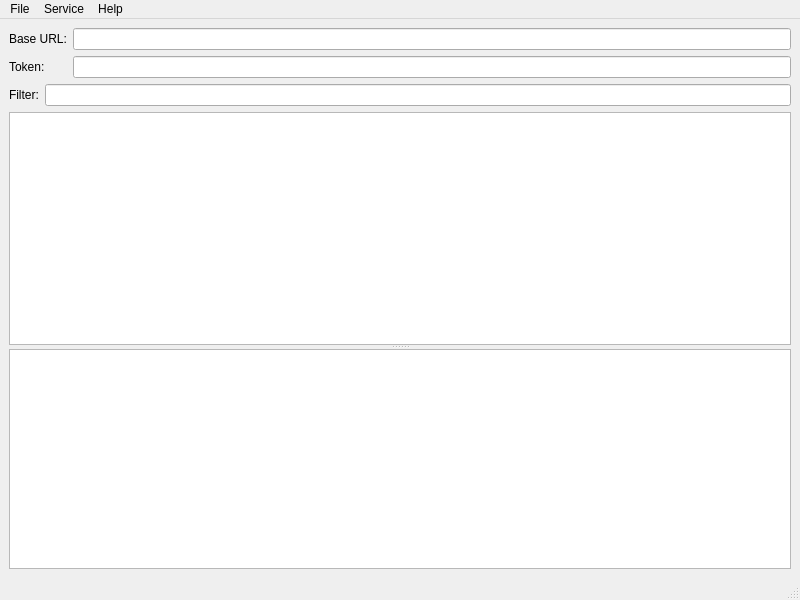
<?xml version="1.0" encoding="UTF-8"?>
<ui version="4.0">
 <class>MainWindow</class>
 <widget class="QMainWindow" name="MainWindow">
  <property name="geometry">
   <rect>
    <x>0</x>
    <y>0</y>
    <width>800</width>
    <height>600</height>
   </rect>
  </property>
  <property name="windowTitle">
   <string>MainWindow</string>
  </property>
  <widget class="QWidget" name="centralwidget">
   <layout class="QHBoxLayout" name="horizontalLayout_2">
    <item>
     <layout class="QVBoxLayout" name="verticalLayout_1">
      <item>
       <widget class="QSplitter" name="ui_vSplitter">
        <property name="orientation">
         <enum>Qt::Vertical</enum>
        </property>
        <widget class="QWidget" name="verticalLayoutWidget">
         <layout class="QVBoxLayout" name="verticalLayout_2">
          <item>
           <layout class="QFormLayout" name="formLayout">
            <item row="1" column="0">
             <widget class="QLabel" name="ui_baseUrlLabel">
              <property name="text">
               <string>Base URL:</string>
              </property>
             </widget>
            </item>
            <item row="1" column="1">
             <widget class="QLineEdit" name="ui_baseUrlLine"/>
            </item>
            <item row="2" column="0">
             <widget class="QLabel" name="ui_tokenLabel">
              <property name="text">
               <string>Token:</string>
              </property>
             </widget>
            </item>
            <item row="2" column="1">
             <widget class="QLineEdit" name="ui_tokenLine"/>
            </item>
           </layout>
          </item>
          <item>
           <layout class="QHBoxLayout" name="horizontalLayout">
            <item>
             <widget class="QLabel" name="ui_filterLabel">
              <property name="text">
               <string>Filter:</string>
              </property>
             </widget>
            </item>
            <item>
             <widget class="QLineEdit" name="ui_filterLine"/>
            </item>
           </layout>
          </item>
          <item>
           <widget class="QTreeView" name="ui_treeView"/>
          </item>
         </layout>
        </widget>
        <widget class="QTextEdit" name="ui_textEdit"/>
       </widget>
      </item>
     </layout>
    </item>
   </layout>
  </widget>
  <widget class="QMenuBar" name="ui_menubar">
   <property name="geometry">
    <rect>
     <x>0</x>
     <y>0</y>
     <width>800</width>
     <height>20</height>
    </rect>
   </property>
   <widget class="QMenu" name="ui_menuFile">
    <property name="title">
     <string>File</string>
    </property>
    <addaction name="ui_actionQuit"/>
   </widget>
   <widget class="QMenu" name="ui_menuService">
    <property name="title">
     <string>Service</string>
    </property>
    <addaction name="ui_actionGetAllClients"/>
    <addaction name="separator"/>
    <addaction name="ui_actionServiceInfo"/>
    <addaction name="ui_actionUploadHierarchy"/>
    <addaction name="ui_actionUploadFile"/>
    <addaction name="ui_actionStoredFiles"/>
   </widget>
   <widget class="QMenu" name="ui_menuHelp">
    <property name="title">
     <string>Help</string>
    </property>
    <addaction name="ui_actionAbout"/>
   </widget>
   <addaction name="ui_menuFile"/>
   <addaction name="ui_menuService"/>
   <addaction name="ui_menuHelp"/>
  </widget>
  <widget class="QStatusBar" name="statusbar"/>
  <action name="ui_actionQuit">
   <property name="text">
    <string>Quit</string>
   </property>
   <property name="toolTip">
    <string>Quit the application</string>
   </property>
   <property name="shortcut">
    <string>Ctrl+Q</string>
   </property>
  </action>
  <action name="ui_actionGetAllClients">
   <property name="text">
    <string>Get All Clients</string>
   </property>
  </action>
  <action name="ui_actionServiceInfo">
   <property name="text">
    <string>Service Info</string>
   </property>
  </action>
  <action name="ui_actionUploadHierarchy">
   <property name="text">
    <string>Upload Hierarchy</string>
   </property>
  </action>
  <action name="ui_actionUploadFile">
   <property name="text">
    <string>Upload File</string>
   </property>
  </action>
  <action name="ui_actionStoredFiles">
   <property name="text">
    <string>Stored Files</string>
   </property>
  </action>
  <action name="ui_actionAbout">
   <property name="text">
    <string>About</string>
   </property>
  </action>
 </widget>
 <resources/>
 <connections/>
</ui>
